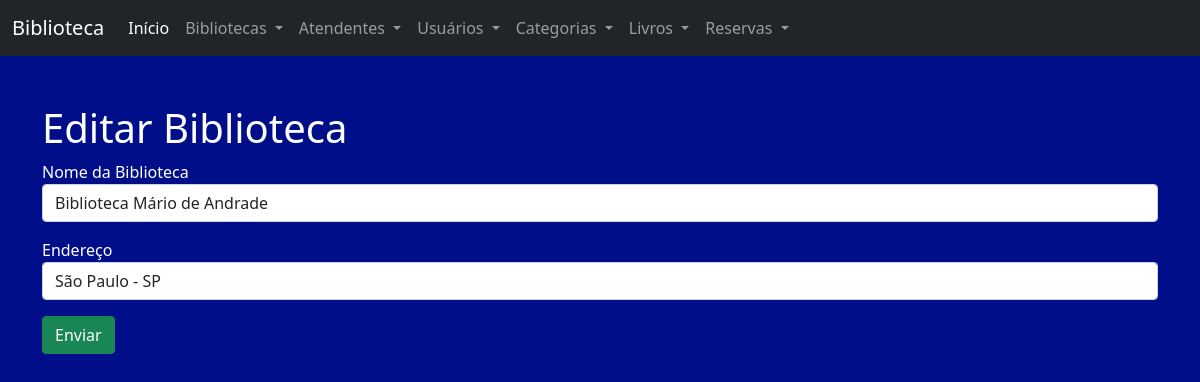
Screenshot of /?page=biblioteca-editar&id_biblioteca=1 with the database file from the repository.
### tables this page shows
CREATE TABLE `biblioteca` (
  `id_biblioteca` int(10) UNSIGNED NOT NULL,
  `nome_biblioteca` varchar(100) DEFAULT NULL,
  `end_biblioteca` varchar(100) DEFAULT NULL
);

### pages/biblioteca-editar.php (the view, shortened to what this page needs)
<h1>Editar Biblioteca</h1>
<?php
	$sql = "SELECT * FROM biblioteca WHERE id_biblioteca=".$_REQUEST["id_biblioteca"];
	$res = $conn->query($sql) or die($conn->error);
	$row = $res->fetch_object();
?>
<form action="?page=biblioteca-salvar" method="POST">
	<div class="mb-3">
		<label>Nome da Biblioteca</label>
		<input type="text" name="nome_biblioteca" value="<?php print $row->nome_biblioteca; ?>" class="form-control">
	</div>
	<div class="mb-3">
		<label>Endereço</label>
		<input type="text" name="end_biblioteca" value="<?php print $row->end_biblioteca; ?>"  class="form-control">
	</div>
	<div class="mb-3">
		<button type="submit" class="btn btn-success">Enviar</button>
	</div>
</form>

### index.php (style rules this page uses)
body { background-color: #000f89; color: #FFF; }

### rows the page displays
biblioteca: nome_biblioteca "Biblioteca Mário de Andrade", end_biblioteca "São Paulo - SP"
